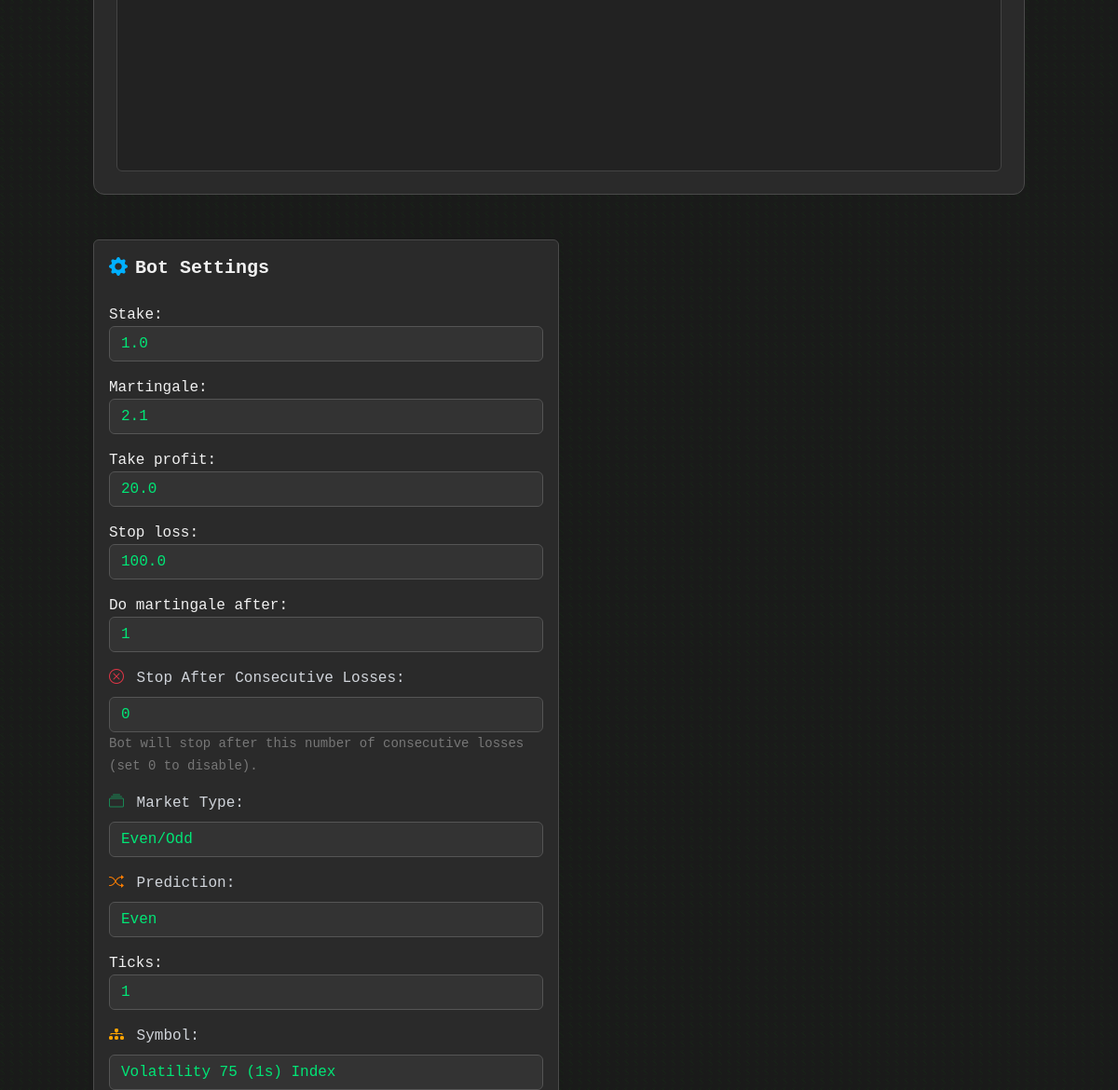
The page / (signed in, middle part) on the database as committed earlier.
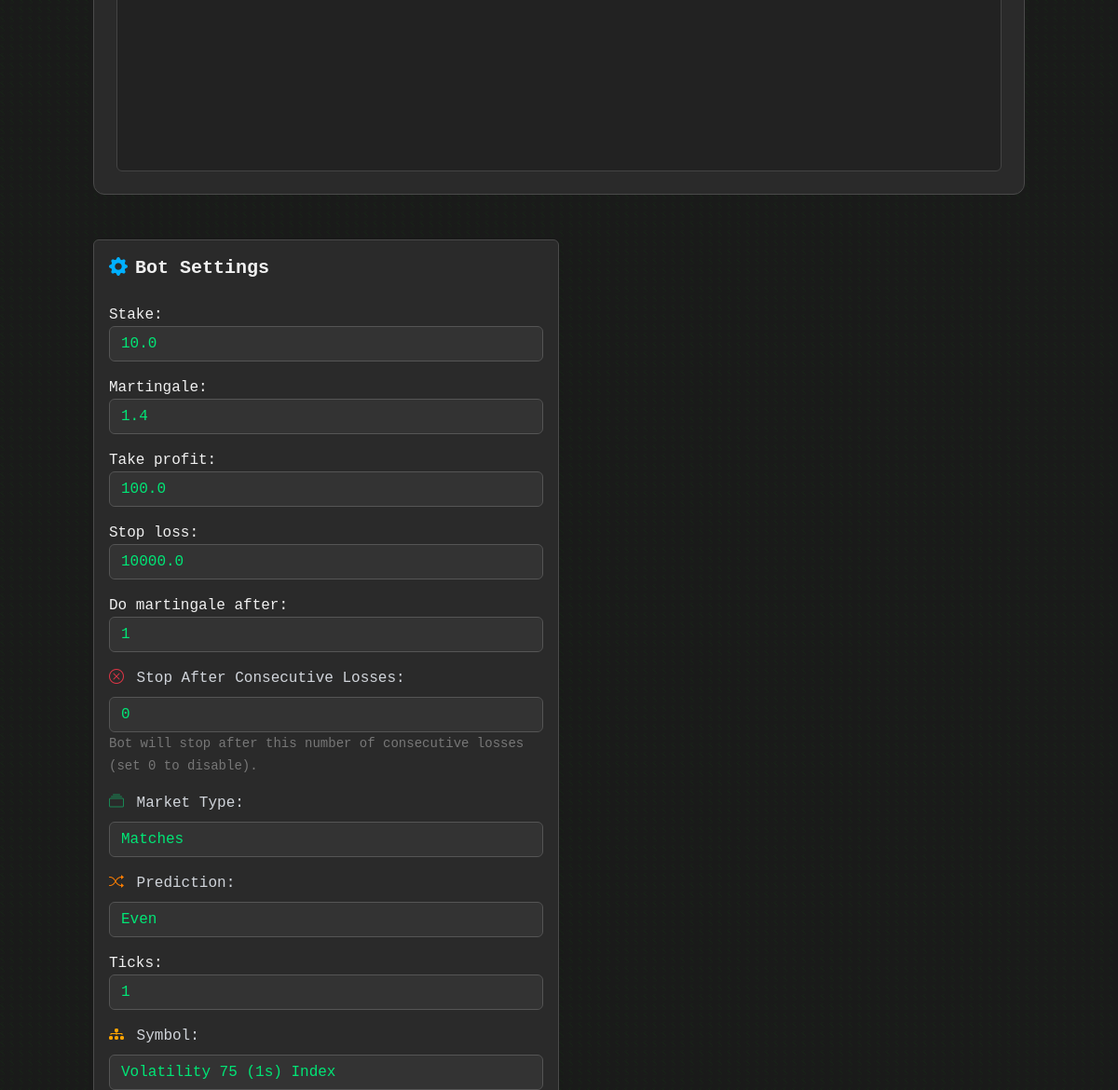
The same page on the database as committed later.
### user_config/models.py (models this page shows, shortened)
class BotSettings(models.Model):
    user = models.OneToOneField(User, on_delete=models.CASCADE)
    stake = models.FloatField(default=1.0)
    martingale = models.FloatField(default=2.0)
    take_profit = models.FloatField(default=10.0)
    stop_loss = models.FloatField(default=10.0)
    do_martingale_after = models.IntegerField(default=1)
    prediction = models.CharField(max_length=10, choices=PREDICTION_CHOICES, default='even')
    ticks = models.IntegerField(default=1)
    symbol = models.CharField(max_length=20, choices=SYMBOL_CHOICES, default="R_50")
    tick_result_delay = models.IntegerField(default=1)
    market_type = models.CharField(max_length=20, choices=MARKET_CHOICES, default='even_odd')
    threshold = models.IntegerField(null=True, blank=True)  # Only used for over/under markets
    recovery_threshold = models.IntegerField(null=True, blank=True)
    stop_after_losses = models.IntegerField(default=0, help_text="Stop bot after X consecutive losses")

### dashboard/views.py (the view, shortened to what this page needs)
# urls.py: path('', views.dashboard_view, name='dashboard'),
@login_required
def dashboard_view(request):
    user = request.user
    profile, _ = UserProfile.objects.get_or_create(user=user)
    settings, _ = BotSettings.objects.get_or_create(user=user)
    status, _ = BotStatus.objects.get_or_create(user=user)
    profile_form = UserProfileForm(instance=profile)
    settings_form = BotSettingsForm(instance=settings)
    is_ajax = request.headers.get("x-requested-with") == "XMLHttpRequest"
    balance, currency = 0.0, "USD"
    try:
        if profile.deriv_token:
            balance, currency = async_to_sync(get_account_balance)(profile.deriv_token)
    except Exception as e:
        print(f"[ERROR] Balance fetch failed: {e}")
    bot_status_text = "Running" if status.is_running else "Stopped"
    bot_status_class = "status-running" if status.is_running else "status-stopped"
    return render(request, 'dashboard/dashboard.html', {
        'profile_form': profile_form,
        'settings_form': settings_form,
        'bot_status': status,
        'balance': balance,
        'currency': currency,
        'bot_status_text': bot_status_text,
        'bot_status_class': bot_status_class,
        'symbol_choices': dict(SYMBOL_CHOICES),
    })

### user_config/forms.py
class UserProfileForm(forms.ModelForm):
    class Meta:
        model = UserProfile
        fields = ['deriv_token']
        widgets = {
            'deriv_token': forms.TextInput(attrs={'class': 'form-control'}),
        }

### dashboard/templates/dashboard/dashboard.html (shortened to what the changed rows need)
<!DOCTYPE html>
<html lang="en">
<head>
    <link href="https://cdn.jsdelivr.net/npm/bootstrap@5.3.0/dist/css/bootstrap.min.css" rel="stylesheet">
    <link href="https://cdn.jsdelivr.net/npm/bootstrap-icons@1.10.0/font/bootstrap-icons.css" rel="stylesheet">
    <script src="https://cdn.tailwindcss.com"></script>
    <link href="https://cdn.jsdelivr.net/npm/bootstrap-icons@1.11.1/font/bootstrap-icons.css" rel="stylesheet">
</head>
<body class="container py-4">
<div class="col-md-6 mb-4">
    <div class="card shadow-sm bg-gray-900 text-white border border-gray-700">
        <div class="card-body">
            <form method="post" id="settings-form">
                <div class="mb-3">{{ settings_form.stake.label_tag }}{{ settings_form.stake }}</div>
                <div class="mb-3">{{ settings_form.martingale.label_tag }}{{ settings_form.martingale }}</div>
                <div class="mb-3">{{ settings_form.take_profit.label_tag }}{{ settings_form.take_profit }}</div>
                <div class="mb-3">{{ settings_form.stop_loss.label_tag }}{{ settings_form.stop_loss }}</div>
                <div class="mb-3">{{ settings_form.do_martingale_after.label_tag }}{{ settings_form.do_martingale_after }}</div>
                <div class="mb-3">
                    <label for="id_stop_after_losses" class="form-label text-gray-300">
                        <i class="bi bi-x-circle me-1 text-danger"></i>
                        Stop After Consecutive Losses:
                    </label>
                    <input type="number" name="stop_after_losses" class="form-control bg-gray-800 text-white border-gray-700" id="id_stop_after_losses"
                        value="{{ settings_form.instance.stop_after_losses|default:0 }}" min="0">
                    <small class="form-text text-muted">Bot will stop after this number of consecutive losses (set 0 to disable).</small>
                </div>
                <div class="mb-3">
                    <label for="market-type" class="form-label text-gray-300">
                        <i class="bi bi-collection me-1 text-success"></i> Market Type:
                    </label>
                    <select id="market-type" name="market_type" class="form-control bg-gray-800 text-white border-gray-700">
                        <option value="even_odd" {% if settings_form.instance.market_type == "even_odd" %}selected{% endif %}>Even/Odd</option>
                        <option value="matches" {% if settings_form.instance.market_type == "matches" %}selected{% endif %}>Matches</option>
                    </select>
                </div>
                <div id="prediction-wrapper" class="mb-3">
                    <label for="prediction" class="form-label text-gray-300">
                        <i class="bi bi-shuffle me-1 text-warning"></i> Prediction:
                    </label>
                    <select id="prediction" name="prediction" class="form-control bg-gray-800 text-white border-gray-700">
                        <option value="even" {% if settings_form.instance.prediction == "even" %}selected{% endif %}>Even</option>
                    </select>
                </div>
                <div class="mb-3">{{ settings_form.ticks.label_tag }}{{ settings_form.ticks }}</div>
                <div class="mb-3">
                    <label for="symbol-select" class="form-label text-gray-300">
                        <i class="bi bi-diagram-3-fill me-1 text-primary"></i> Symbol:
                    </label>
                    <select id="symbol-select" name="symbol" class="form-control bg-gray-800 text-white border-gray-700">
                        <optgroup label="Volatility Indices">
                            <option value="1HZ75V" {% if settings_form.instance.symbol == "1HZ75V" %}selected{% endif %}>Volatility 75 (1s) Index</option>
                        </optgroup>
                    </select>
                </div>
            </form>
        </div>
    </div>
</div>
</body>
</html>

Rows that differ between the two databases and show on the page:
changed BotSettings "Even": stake "1.0" → "10.0"; martingale "2.1" → "1.4"; take_profit "20.0" → "100.0"; stop_loss "100.0" → "10000.0"; market_type "Even/Odd" → "Matches"
